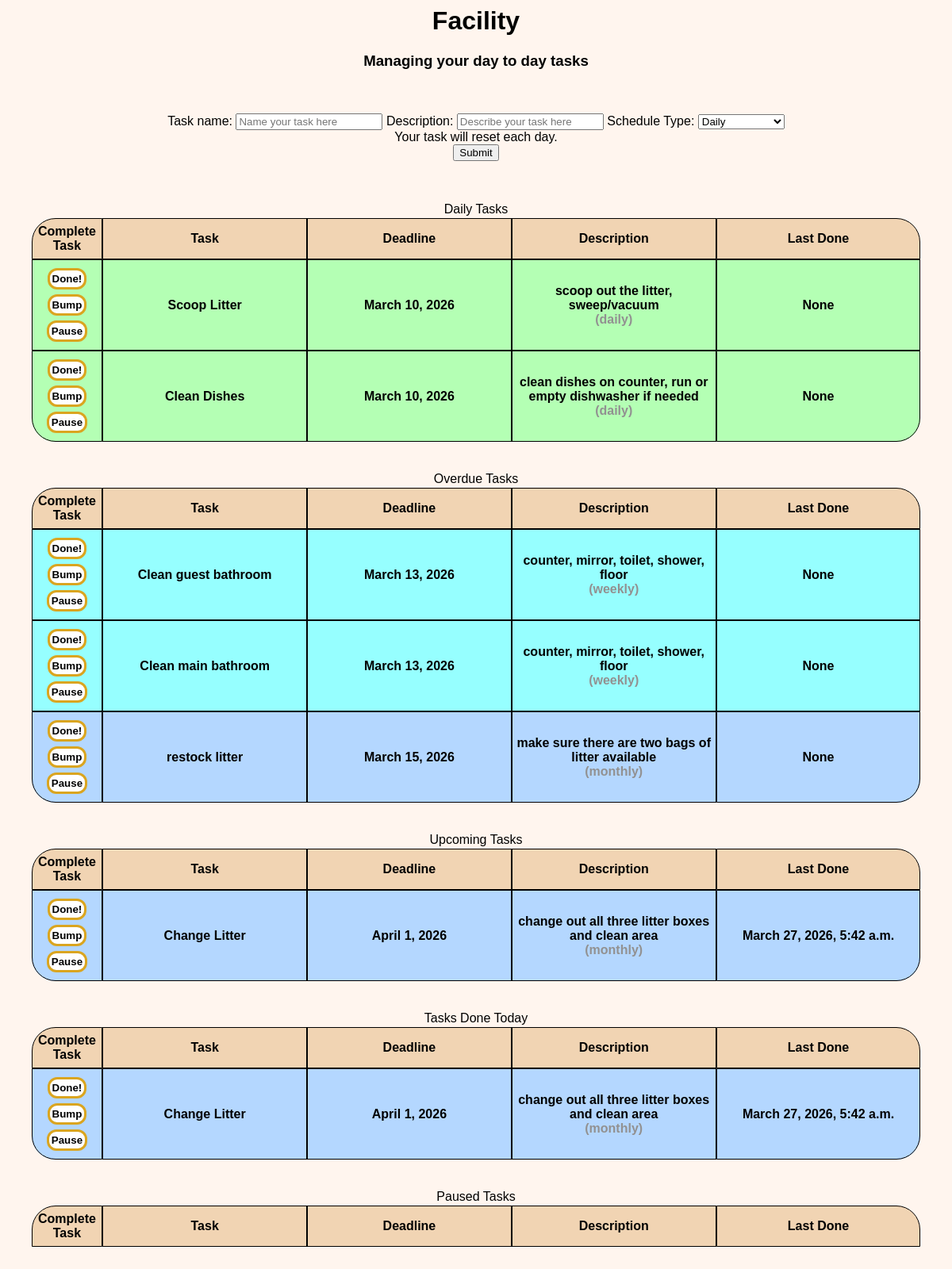
Screenshot of /log_task/1 with the database file from the repository.
### todo/models.py (models this page shows, shortened)
class Tasks(models.Model):
    task_id = models.AutoField(primary_key=True)
    taskname = models.TextField()
    description = models.TextField(blank=True, null=True)
    deadline = models.DateField(blank=True, null=True)
    schedule_type = models.TextField(default="daily") #daily, weekly, monthly, quarterly, yearly, period, single
    interval = models.IntegerField(blank=True, null=True)
    status = models.TextField(default="active") #active, paused, archive
    previous = models.DateTimeField(blank=True, null=True)
    def next_deadline(self):
        today = date.today()
        if self.schedule_type == "daily":
            self.deadline = today + timedelta(days=1)
        elif self.schedule_type == "weekly":
            gap = ((int(self.interval) + 7) - today.weekday())%7
            self.deadline = today + timedelta(days=gap)
        elif self.schedule_type == "monthly":
            if today.day >= self.interval:
                if today.month == 12:
                    today.year += 1
                month = today.month + 1
            else:
                month = today.month
            self.deadline = date(today.year, month, self.interval)
        return self.deadline
    def get_task_dict(self):
        task_dict = {
            "task_id": self.task_id,
            "taskname": self.taskname,
            "description": self.description,
            "deadline": str(self.deadline),
            "schedule_type": self.schedule_type,
            "interval": self.interval,
            "status": self.status,
            "previous": str(self.previous)
        }
        return task_dict

### todo/views.py (the view)
# urls.py: path('log_task/<int:task_id>', views.log_task, name="log_task"),
def log_task(request, task_id):
    timestamp = datetime.now()
    task = Tasks.objects.get(task_id=task_id)
    task_dict = task.get_task_dict()
    new_log = Logs(
        task = task,
        timestamp = timestamp,
        delay = task.interval, #change this to a timedelta?
        data = json.dumps(task_dict)
    )
    new_log.save()
    task.previous = timestamp
    if task.schedule_type == "single":
        task.status = "archived"
        task.save()
        response = home(request)
        return response
    task.deadline = task.next_deadline()
    task.save()
    response = home(request)
    return response

### todo/views.py (called while the page is built)
def home(request):
    task_data = Tasks.objects #.filter(user=request.user)
    task_groups = get_task_groups(task_data)
    response = render(request, "dashboard.html", context={"task_groups": task_groups})
    return response

### todo/Templates/dashboard.html (shortened to what this page needs)
{% extends 'base.html' %}
{% block content %}
<html>
<body>
    <h1>Facility</h1>
    <h3>Managing your day to day tasks</h3>
<br>
<br>
<form id="new_task" class="centered">
    <label for name="taskname">Task name:</label>
        <input type="text" name="taskname" placeholder="Name your task here">
    <label for name="description">Description:</label>
        <input type="text" name="description" placeholder="Describe your task here">
    <label for name="schedule_type">Schedule Type:</label>
        <select name="schedule_type" hx-trigger="change" hx-post="/schedule_type_select" hx-target="#interval_selector" hx-swap="OuterHTML" hx-include="#schedule_type">
            <option value="daily">Daily</option>
        </select>
    <div class="interval_selector" id="interval_selector">
        <label for name="interval">Your task will reset each day.</label>
            <input type="hidden" name="interval" value="1"></div>
    <input type="submit" hx-post="/create_task/" hx-target="#new_task" hx-swap="OuterHTML" hx-includes="#new_task">
</form>
<br><br>
<table class="center_table" id="daily">
    <caption>Daily Tasks</caption>
    <tr>
        <th class="button_column">Complete Task</th>
        <th>Task</th>
        <th>Deadline</th>
        <th>Description</th>
        <th>Last Done</th>
    </tr>
    {% for task in task_groups.daily %}
    <tr class="{{task.schedule_type}}">
        <td id="task_{{task.task_id}}" class="button_column">
            <button hx-post="/log_task/{{task.task_id}}" hx-target="body">Done!</button>
            <br><button hx-post="/bump_task/{{task.task_id}}" hx-target="body">Bump</button>
            <br><button hx-post="/pause_task/{{task.task_id}}" hx-target="body">Pause</button>
        </td>
        <td>{{task.taskname}}</td>
        <td>{{task.deadline}}</td>
        <td>{{task.description}}<br><div class="schedule_type">({{task.schedule_type}})</div></td>
        <td>{{task.previous}}</td>
    </tr>
    {% endfor %}
</table><br>
<br>
<table class="center_table" id="overdue">
    <caption>Overdue Tasks</caption>
    <tr>
        <th class="button_column">Complete Task</th>
        <th>Task</th>
        <th>Deadline</th>
        <th>Description</th>
        <th>Last Done</th>
    </tr>
    {% for task in task_groups.overdue %}
    <tr class="{{task.schedule_type}}">
        <td id="task_{{task.task_id}}" class="button_column">
            <button hx-post="/log_task/{{task.task_id}}" hx-target="body">Done!</button>
            <br><button hx-post="/bump_task/{{task.task_id}}" hx-target="body">Bump</button>
            <br><button hx-post="/pause_task/{{task.task_id}}" hx-target="body">Pause</button>
        </td>
        <td>{{task.taskname}}</td>
        <td>{{task.deadline}}</td>
        <td>{{task.description}}<br><div class="schedule_type">({{task.schedule_type}})</div></td>
        <td>{{task.previous}}</td>
    </tr>
    {% endfor %}
</table><br>
<br>
<table class="center_table" id="upcoming">
    <caption>Upcoming Tasks</caption>
    <tr>
        <th class="button_column">Complete Task</th>
        <th>Task</th>
        <th>Deadline</th>
        <th>Description</th>
        <th>Last Done</th>
    </tr>
    {% for task in task_groups.upcoming %}
    <tr class="{{task.schedule_type}}">
        <td id="task_{{task.task_id}}" class="button_column">
            <button hx-post="/log_task/{{task.task_id}}" hx-target="body">Done!</button>
            <br><button hx-post="/bump_task/{{task.task_id}}" hx-target="body">Bump</button>
            <br><button hx-post="/pause_task/{{task.task_id}}" hx-target="body">Pause</button>
        </td>
        <td>{{task.taskname}}</td>
        <td>{{task.deadline}}</td>
        <td>{{task.description}}<br><div class="schedule_type">({{task.schedule_type}})</div></td>
        <td>{{task.previous}}</td>
    </tr>
    {% endfor %}
</table>
<br>
<br>
<table class="center_table" id="today">
    <caption>Tasks Done Today</caption>
    <tr>
        <th class="button_column">Complete Task</th>
        <th>Task</th>
        <th>Deadline</th>
        <th>Description</th>
        <th>Last Done</th>
    </tr>
    {% for task in task_groups.today %}
    <tr class="{{task.schedule_type}}">
        <td id="task_{{task.task_id}}" class="button_column">
            <button hx-post="/log_task/{{task.task_id}}" hx-target="body">Done!</button>
            <br><button hx-post="/bump_task/{{task.task_id}}" hx-target="body">Bump</button>
            <br><button hx-post="/pause_task/{{task.task_id}}" hx-target="body">Pause</button>
        </td>
        <td>{{task.taskname}}</td>
        <td>{{task.deadline}}</td>
        <td>{{task.description}}<br><div class="schedule_type">({{task.schedule_type}})</div></td>
        <td>{{task.previous}}</td>
    </tr>
    {% endfor %}
</table><br>
<br>
<table class="center_table" id="paused">
    <caption>Paused Tasks</caption>
    <tr>
        <th class="button_column">Complete Task</th>
        <th>Task</th>
        <th>Deadline</th>
        <th>Description</th>
        <th>Last Done</th>
    </tr>
</table>
<br>
</body>
</html>
{% endblock %}

### static/base.css (style rules this page uses)
* { font-family: 'Trebuchet MS', 'Lucida Sans Unicode', 'Lucida Grande', 'Lucida Sans', Arial, sans-serif; }
body { background-color: seashell; }
h1 { text-align: center; }
h3 { text-align: center; }
button { background-color: white; font-weight: bold; border-style: solid; border-color: goldenrod; border-radius: 12px; border-width: 3px; color: black; padding: 3px; margin: 3px; }
.centered { text-align: center; }
.center_table { margin: 0px auto; width: 95%; padding: 2px; border-collapse: separate; border-spacing: 0; }
.center_table th { background-color: rgb(241, 212, 179); width: 23%; border: 1px solid; font-weight: 600; text-align: center; padding: 7px; }
.center_table td { border: 1px solid; width: 23%; font-weight: 600; text-align: center; padding-top: 7px; padding-bottom: 7px; }
.center_table th:first-of-type { border-top-left-radius: 30px; width: 8%; }
.center_table th:last-of-type { border-top-right-radius: 30px; }
.center_table tr:last-of-type td:first-of-type { border-bottom-left-radius: 30px; }
.center_table tr:last-of-type td:last-of-type { border-bottom-right-radius: 30px; }
.center_table td.button_column { width: 8%; }
.daily { background-color: #B4FFB4; }
.weekly { background-color: #96FFFF; }
.monthly { background-color: #B4D7FF; }
.schedule_type { color: rgb(146, 145, 145); }

### rows the page displays
Tasks: taskname "Scoop Litter", deadline "March 10, 2026", description "scoop out the litter, sweep/vacuum", schedule_type "daily", previous "None"
Tasks: taskname "Clean Dishes", deadline "March 10, 2026", description "clean dishes on counter, run or empty dishwasher if needed", schedule_type "daily", previous "None"
Tasks: taskname "Clean guest bathroom", deadline "March 13, 2026", description "counter, mirror, toilet, shower, floor", schedule_type "weekly", previous "None"
Tasks: taskname "Clean main bathroom", deadline "March 13, 2026", description "counter, mirror, toilet, shower, floor", schedule_type "weekly", previous "None"
Tasks: taskname "restock litter", deadline "March 15, 2026", description "make sure there are two bags of litter available", schedule_type "monthly", previous "None"
Tasks: taskname "Change Litter", deadline "April 1, 2026", description "change out all three litter boxes and clean area", schedule_type "monthly", previous "March 27, 2026, 5:42 a.m."
